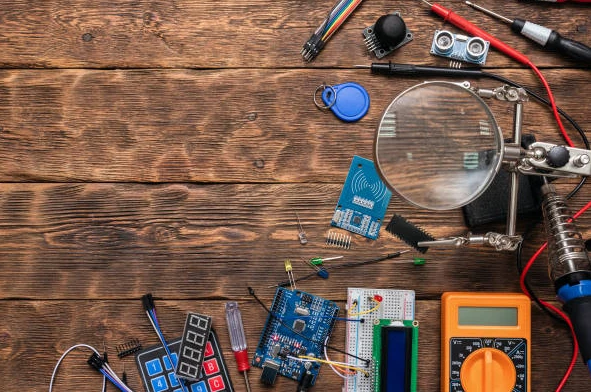
#> input picture edit30/assets/workbench.webp, 591 x 392 px
$ python -i build_short.py   (imports and definitions only)
#> lines starting #> are read from the running program, lines starting #| are printed output that depends on the picture
### edit30/timeline.py
"""Shared timeline for the ESP32 + OLED Car Racing short, NEW retention format: 13 s (24 fps, 312 frames),
no menu / countdown / outro, gameplay from frame 0, hard cuts, and the last shot ends in the same camera
pose, lane and speed as frame 0 so the Short loops seamlessly.
Original top-down side-scrolling racer on the 128x64 OLED: 4 lanes, the KY-040 knob steers the car (turn)
and fires NITRO (press). Traffic is overtaken, coins fill the nitro meter, the run ends at a FINISH line.
game(f) -> dict(py, cars[(x, y, col)], coins[(x, y)], dist, speed, score, coins_got, coin(bool),
close(bool), nitro(bool), finish_x, state)"""
import math

FPS, N = 24, 312
#        hook  knob  play  nitro  finish  loop
SHOTS = [0, 30, 54, 150, 222, 270]
TOP = 9
LANES, ROAD_Y0, LANE_H = 4, 11, 13
PX, CAR_W, CAR_H = 18, 16, 8
TRAFFIC_V = 1.2
STEER = 1.9
BASE_V, NITRO_V = 2.6, 4.6
HIGH_OLD = 600
# (frame the car starts to steer, target lane); the run starts and ends in lane 1 (loop)
PLAN = [(2, 0), (44, 1), (78, 3), (126, 2), (150, 0), (176, 1), (196, 3), (214, 2), (276, 1)]
NITRO_AT = 112                     # knob press when the nitro meter is full (3rd coin)
FINISH = 236                       # finish line crosses the car


def ease(u):
    u = min(max(u, 0.0), 1.0)
    return u * u * (3 - 2 * u)


def lane_y(l):
    return ROAD_Y0 + LANE_H * l + LANE_H / 2


def speed(f):
    if f < NITRO_AT:
        return BASE_V
    if f < FINISH:
        return BASE_V + (NITRO_V - BASE_V) * ease((f - NITRO_AT) / 6)
    return NITRO_V + (BASE_V - NITRO_V) * ease((f - FINISH) / 30)


_D = [0.0]
for _f in range(N + 40):
    _D.append(_D[-1] + speed(_f))


def dist(f):
    return _D[max(0, min(f, len(_D) - 1))]


def _player():
    ys, y, li = [], lane_y(1), 0
    tgt = lane_y(1)
    for f in range(N):
        while li < len(PLAN) and PLAN[li][0] <= f:
            tgt = lane_y(PLAN[li][1])
            li += 1
        y += max(-STEER, min(STEER, tgt - y))
        ys.append(y)
    return ys


PY = _player()


def overlap_frames(fp):
    return int(math.ceil((CAR_W + 1) / max(0.5, speed(fp) - TRAFFIC_V))) + 1


def _events():
    dodge, coins, extra = [], [], []
    for (fc, ln), (fp_prev, ln_prev) in zip(PLAN, [(0, 1)] + PLAN[:-1]):
        if fc > FINISH - 20:
            continue
        clear_at = fc + int(math.ceil((CAR_H + 1) / STEER)) + 1
        fp = clear_at + overlap_frames(clear_at)
        dodge.append((fp, ln_prev))                                    # the car you just swerved around
        coins.append((fp + 6, ln))
    rnd = [(i * 7919 + 13) % 101 for i in range(400)]
    for i, fp in enumerate(range(4, N + 30, 4)):                      # background traffic in free lanes
        ln = rnd[i] % LANES
        if FINISH - 12 < fp < FINISH + 20 or rnd[i + 50] % 3 == 0:
            continue
        ok = all(abs(PY[min(N - 1, max(0, ff))] - lane_y(ln)) > CAR_H + 2
                 for ff in range(fp - overlap_frames(fp) - 2, fp + overlap_frames(fp) + 3))
        gap = 2 * overlap_frames(fp) + 3
        if ok and all(abs(fp - a) > gap or l != ln for a, l in dodge + extra):
            extra.append((fp, ln))
#> further down, picture is the input picture: shape (392, 591, 3); mean B, G, R 76.8, 91.1, 118.9
    return dodge, coins[:-1] if len(coins) > 6 else coins, extra


DODGE, COINS, EXTRA = _events()
COIN_COL = 3


def car_x(fp, f, v=TRAFFIC_V):
    return PX + (dist(fp) - dist(f)) - v * (fp - f)


# [23 lines left out: function game, not called in this run]


def clear_frame():
    return FINISH


def final_score():
    return game(FINISH)["score"]


def knob(f):
    """Pot-style steering: the knob angle follows the car's vertical position."""
    return (PY[min(max(f, 0), N - 1)] - lane_y(1.5)) * 6.0


def pressed(f):
    return NITRO_AT - 2 <= f < NITRO_AT + 3


def busy(f):
    g = game(f)
    return bool(g and (g["coin"] or g["close"])) or pressed(f)


# [8 lines left out: function check, not called in this run]


# [5 lines that do not run on import are left out]

### edit30/build_short.py
#!/usr/bin/env python3
"""13 s LOOP 'ESP32 + OLED Car Racing' short in the new retention format (no menu, no countdown, no outro,
no blur transitions): gameplay + hook text from frame 0 ('Ye MOBILE nahi hai!'), the colour GAME CAM panel
always on screen, hard cuts with a small zoom punch, CLOSE CALL / +50 coin / NITRO / FINISH beats, NEW BEST
card, and a last shot that ends on the first frame's camera pose so the Short replays seamlessly. All text
stays inside the Shorts safe zone (top area, never under the title / buttons). Animated wooden-workbench
background behind the transparent 3D console render. Chiptune + engine / coin / whoosh / nitro SFX.
Usage: python3 edit30/build_short.py [audio] [video]
"""
import importlib.util
import math
import os
import subprocess
import sys

import cv2
import numpy as np
from PIL import Image, ImageDraw, ImageFilter, ImageFont

HERE = os.path.dirname(os.path.abspath(__file__))
ROOT = os.path.join(HERE, "..")
sys.path.insert(0, HERE)
sys.path.insert(0, os.path.join(ROOT, "edit"))
import build_edit as fx  # noqa: E402
from timeline import (FPS, N, SHOTS, HIGH_OLD, NITRO_AT, FINISH, DODGE, COINS, PX, CAR_W, COIN_COL,  # noqa: E402
                      game, final_score, ease)
import gamegfx  # noqa: E402
from workbench import workbench  # noqa: E402

_spec = importlib.util.spec_from_file_location("e5b", os.path.join(ROOT, "edit5", "build_short.py"))
e5 = importlib.util.module_from_spec(_spec)
# [1 line not run here, left out]

WORK = os.path.join(HERE, "work")
F3D = os.path.join(WORK, "frames3d")
OUT = os.path.join(HERE, "output", "esp32-oled-car-racing-game-SHORT.mp4")
W, H, SR = 1080, 1920, 48000
MONT = os.path.join(ROOT, "edit", "assets", "fonts", "Montserrat-Black.ttf")
BOLD = "/usr/share/fonts/truetype/liberation/LiberationSans-Bold.ttf"
MONO = "/usr/share/fonts/truetype/dejavu/DejaVuSansMono-Bold.ttf"
WHT, YEL, INK, CYAN = (255, 255, 255), (255, 214, 10), (15, 18, 26), (60, 220, 255)
GRN, RED, ORG = (40, 230, 110), (255, 60, 60), (255, 140, 30)
OUTRO = 0
TOTAL = N + OUTRO
BTN_POP = (4, 10, 16)
BTN_PRESS = (24, 35, 46)


def t(f):
    return f / FPS


def font(p, s):
    return ImageFont.truetype(p, max(8, int(s)))


def shot_of(f):
    i = max(j for j, s in enumerate(SHOTS) if s <= f)
    return i, f - SHOTS[i]


# [5 lines left out: function beep, not called in this run]


def ok_beep():
    return np.concatenate([beep(2700, 0.09), np.zeros(int(0.04 * SR)), beep(3600, 0.16)])


# [22 lines left out: functions detent_click, load3d, with_tunnel, not called in this run]


def _grade(im):
    """BGR render -> graded 1080x1920 RGB (sharpen + saturated-highlight bloom)."""
    im = cv2.cvtColor(im, cv2.COLOR_BGR2RGB)
    im = cv2.resize(im, (W, H), interpolation=cv2.INTER_CUBIC)
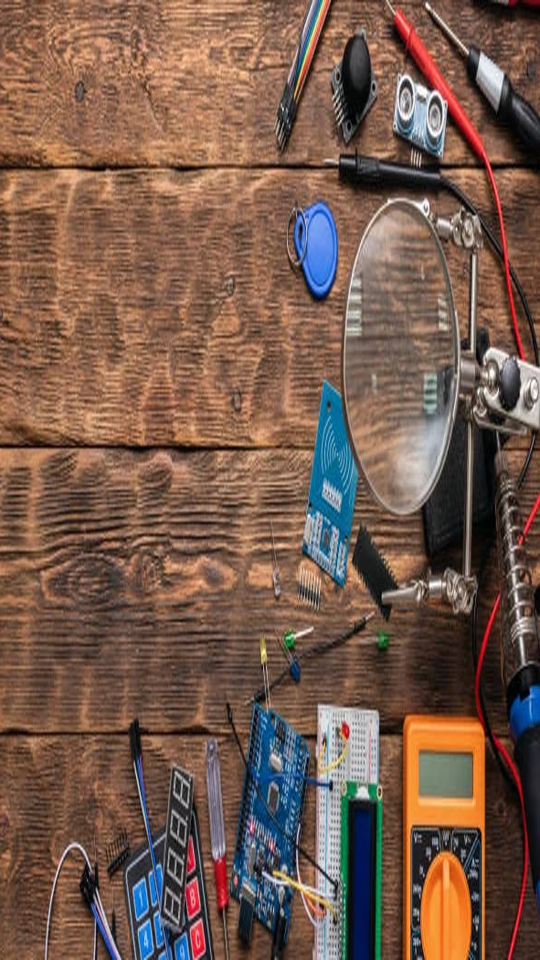
#> im: shape (1920, 1080, 3) (shown at 1/2 size); mean R, G, B 118.9, 91.1, 76.9
    im = cv2.addWeighted(im, 1.25, cv2.GaussianBlur(im, (0, 0), 1.6), -0.25, 0)
    x = im.astype(np.float32) / 255
    sat = x.max(2, keepdims=True) - x.min(2, keepdims=True)
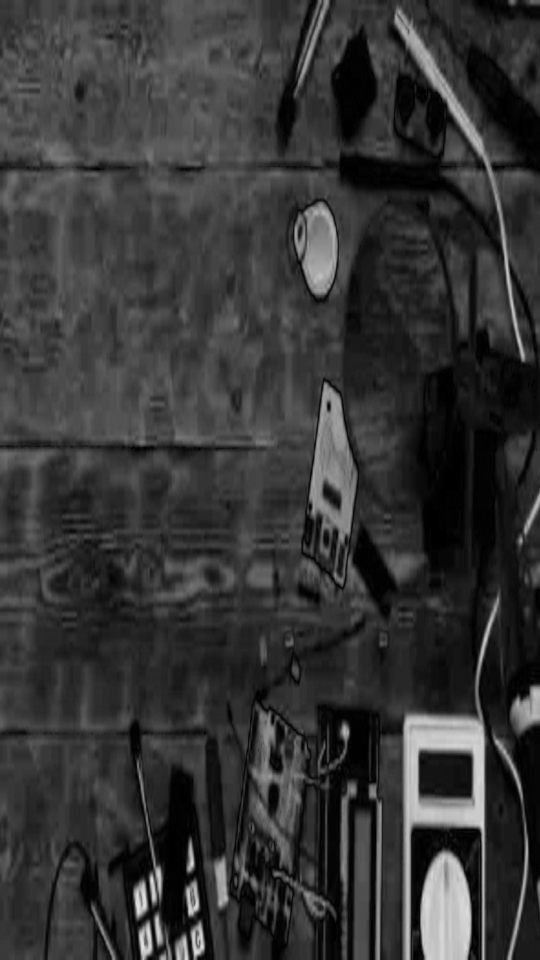
#> sat: shape (1920, 1080, 1) float32 (shown at 1/2 size); min 0, max 0.91, mean 0.212
    bright = x * np.clip((x.max(2, keepdims=True) - 0.7) / 0.3, 0, 1) * np.clip(sat / 0.35, 0, 1)
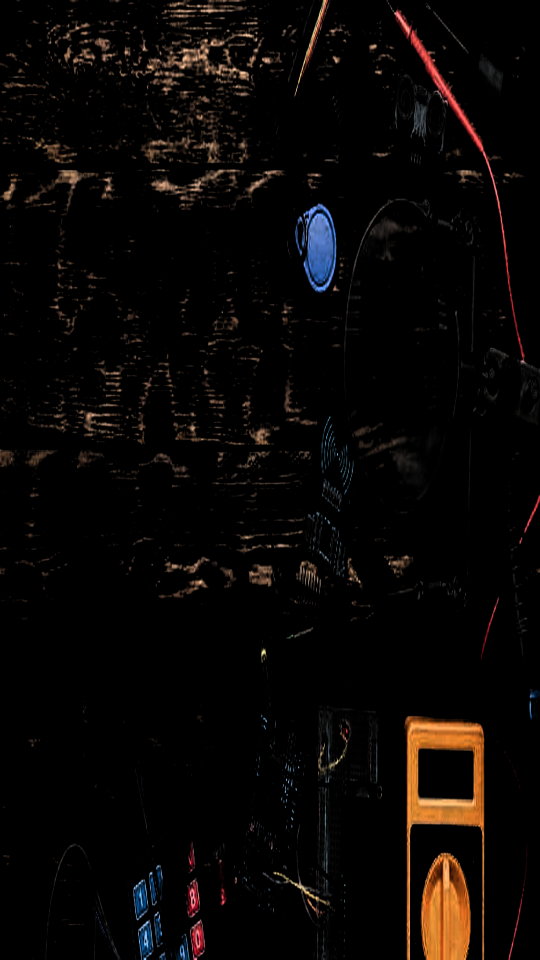
#> bright: shape (1920, 1080, 3) float32 (shown at 1/2 size); mean R, G, B 0.0383, 0.0265, 0.0202
    sm = cv2.resize(bright, (W // 4, H // 4), interpolation=cv2.INTER_AREA)
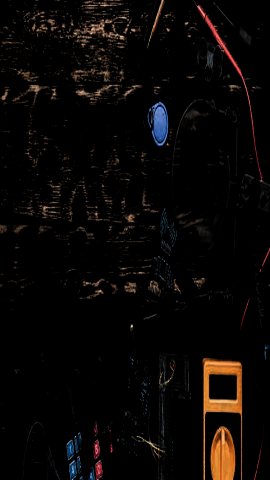
#> sm: shape (480, 270, 3) float32; mean R, G, B 0.0383, 0.0265, 0.0202
    x += cv2.resize(cv2.GaussianBlur(sm, (0, 0), 7), (W, H)) * 0.5
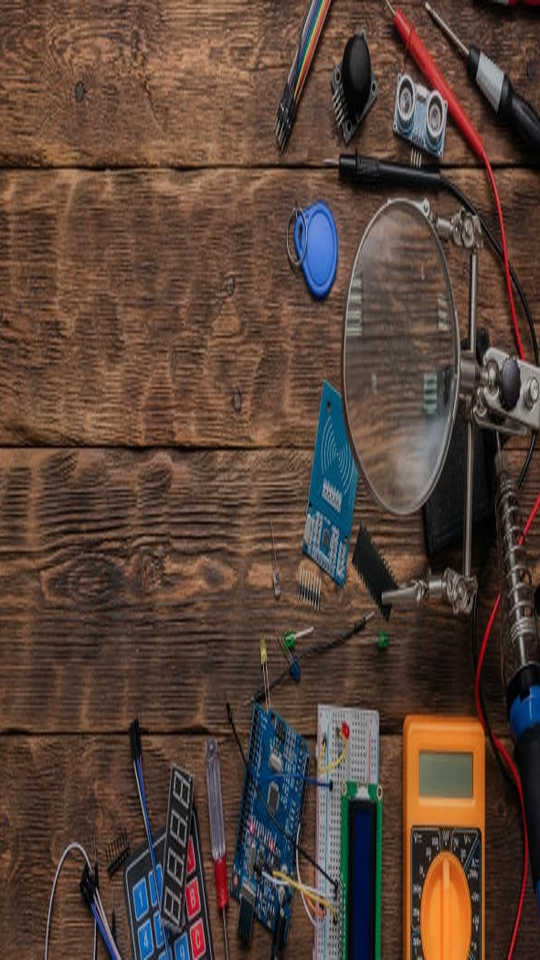
#> x: shape (1920, 1080, 3) float32 (shown at 1/2 size); mean R, G, B 0.486, 0.371, 0.312; drawn with min black and max white
    return (np.clip(x, 0, 1) * 255).astype(np.uint8)
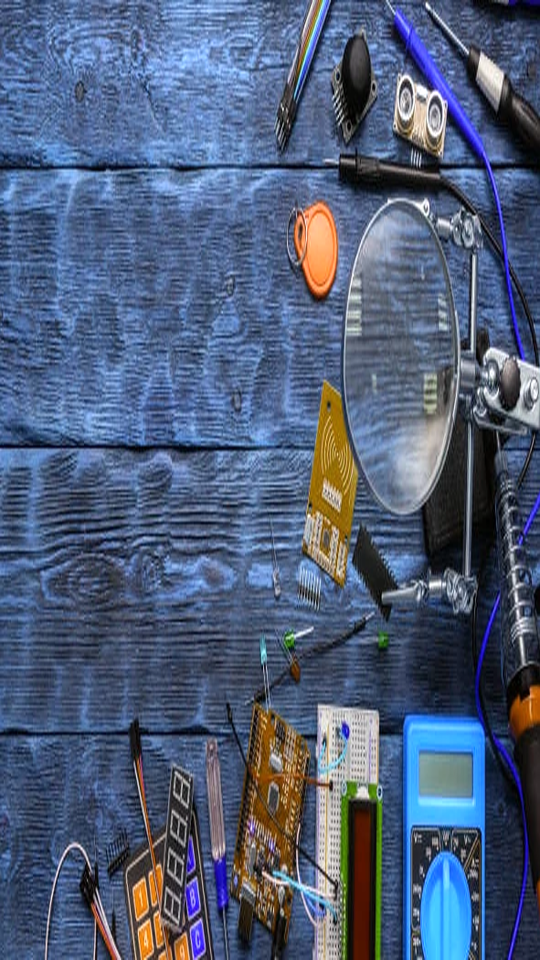
#> returned value: shape (1920, 1080, 3) (shown at 1/2 size); mean of channels 0, 1, 2 122.4, 94.1, 78.9; drawn as B, G, R


def txt(d, xy, s, size, fill, f=MONT, stroke=None, anchor="mm"):
    d.text(xy, s, font=font(f, size), fill=fill, anchor=anchor,
           stroke_width=stroke if stroke is not None else max(4, int(size) // 10), stroke_fill=(0, 0, 0))


# [52 lines left out: functions pop_s, corner_frame, badge, zoom, tag, not called in this run]


_OUTRO_BG = None


# [11 lines left out: function build_audio, not called in this run]


# ================================================================== audio
RAINBOW = [(255, 40, 40), (255, 120, 20), (255, 210, 20), (80, 240, 60), (30, 230, 190), (40, 120, 255),
           (130, 60, 255), (255, 60, 170)]             # same palette as the rotary-encoder LED Flow short
CRASH = FINISH
BEST_AT = FINISH + 12
SCORE_AT = [fp for fp, _ in COINS if fp < N]
CLOSE_AT = [fp for fp, _ in DODGE if fp < N]
PINK, ORANGE = (255, 90, 200), (255, 150, 30)


# [5 lines left out: function sq, not called in this run]


def point_snd():
    """Classic coin: two square notes."""
    return np.concatenate([sq(988, 0.06, 0.25), sq(1319, 0.18, 0.25)]) * np.exp(-np.arange(int(0.24 * SR)) / SR * 6)


# [78 lines left out: functions hit_snd, fanfare8, music, sfx_track, not called in this run]


# ================================================================== graphics
PX0, PY0, PW, PH = 40, 360, 1000, 500          # HD game-cam panel


# [99 lines left out: functions glow_col, rainbow_bar, panel, confetti, head, not called in this run]


GEM = os.path.join(WORK, "gem")              # frames of the user's Gemini AI clip (hand turning the knob)
CARD_Y = 400


# [19 lines left out: function clip_card, not called in this run]


PIP0, PIP_LEN, PIP_SRC = 94, 30, 52          # hand-on-knob clip again at the NITRO press (clip frames 54..79)


# [119 lines left out: functions pip_card, overlay, build_video, not called in this run]


# [6 lines not run here, left out]

>>> import cv2
>>> picture = cv2.imread('assets/workbench.webp')
>>> result = _grade(picture)
